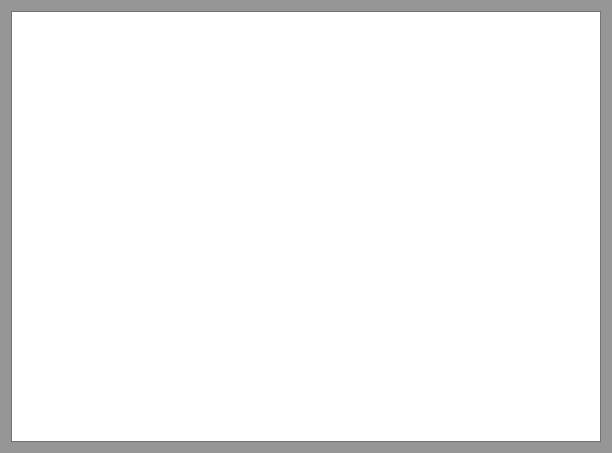
<?xml version="1.0" encoding="UTF-8"?>
<ui version="4.0">
 <class>OknoWyswietleniaSciezki</class>
 <widget class="QDialog" name="OknoWyswietleniaSciezki">
  <property name="geometry">
   <rect>
    <x>0</x>
    <y>0</y>
    <width>612</width>
    <height>453</height>
   </rect>
  </property>
  <property name="palette">
   <palette>
    <active>
     <colorrole role="WindowText">
      <brush brushstyle="SolidPattern">
       <color alpha="255">
        <red>0</red>
        <green>0</green>
        <blue>0</blue>
       </color>
      </brush>
     </colorrole>
     <colorrole role="Button">
      <brush brushstyle="SolidPattern">
       <color alpha="255">
        <red>150</red>
        <green>150</green>
        <blue>150</blue>
       </color>
      </brush>
     </colorrole>
     <colorrole role="Light">
      <brush brushstyle="SolidPattern">
       <color alpha="255">
        <red>225</red>
        <green>225</green>
        <blue>225</blue>
       </color>
      </brush>
     </colorrole>
     <colorrole role="Midlight">
      <brush brushstyle="SolidPattern">
       <color alpha="255">
        <red>187</red>
        <green>187</green>
        <blue>187</blue>
       </color>
      </brush>
     </colorrole>
     <colorrole role="Dark">
      <brush brushstyle="SolidPattern">
       <color alpha="255">
        <red>75</red>
        <green>75</green>
        <blue>75</blue>
       </color>
      </brush>
     </colorrole>
     <colorrole role="Mid">
      <brush brushstyle="SolidPattern">
       <color alpha="255">
        <red>100</red>
        <green>100</green>
        <blue>100</blue>
       </color>
      </brush>
     </colorrole>
     <colorrole role="Text">
      <brush brushstyle="SolidPattern">
       <color alpha="255">
        <red>0</red>
        <green>0</green>
        <blue>0</blue>
       </color>
      </brush>
     </colorrole>
     <colorrole role="BrightText">
      <brush brushstyle="SolidPattern">
       <color alpha="255">
        <red>255</red>
        <green>255</green>
        <blue>255</blue>
       </color>
      </brush>
     </colorrole>
     <colorrole role="ButtonText">
      <brush brushstyle="SolidPattern">
       <color alpha="255">
        <red>0</red>
        <green>0</green>
        <blue>0</blue>
       </color>
      </brush>
     </colorrole>
     <colorrole role="Base">
      <brush brushstyle="SolidPattern">
       <color alpha="255">
        <red>255</red>
        <green>255</green>
        <blue>255</blue>
       </color>
      </brush>
     </colorrole>
     <colorrole role="Window">
      <brush brushstyle="SolidPattern">
       <color alpha="255">
        <red>150</red>
        <green>150</green>
        <blue>150</blue>
       </color>
      </brush>
     </colorrole>
     <colorrole role="Shadow">
      <brush brushstyle="SolidPattern">
       <color alpha="255">
        <red>0</red>
        <green>0</green>
        <blue>0</blue>
       </color>
      </brush>
     </colorrole>
     <colorrole role="AlternateBase">
      <brush brushstyle="SolidPattern">
       <color alpha="255">
        <red>202</red>
        <green>202</green>
        <blue>202</blue>
       </color>
      </brush>
     </colorrole>
     <colorrole role="ToolTipBase">
      <brush brushstyle="SolidPattern">
       <color alpha="255">
        <red>255</red>
        <green>255</green>
        <blue>220</blue>
       </color>
      </brush>
     </colorrole>
     <colorrole role="ToolTipText">
      <brush brushstyle="SolidPattern">
       <color alpha="255">
        <red>0</red>
        <green>0</green>
        <blue>0</blue>
       </color>
      </brush>
     </colorrole>
    </active>
    <inactive>
     <colorrole role="WindowText">
      <brush brushstyle="SolidPattern">
       <color alpha="255">
        <red>0</red>
        <green>0</green>
        <blue>0</blue>
       </color>
      </brush>
     </colorrole>
     <colorrole role="Button">
      <brush brushstyle="SolidPattern">
       <color alpha="255">
        <red>150</red>
        <green>150</green>
        <blue>150</blue>
       </color>
      </brush>
     </colorrole>
     <colorrole role="Light">
      <brush brushstyle="SolidPattern">
       <color alpha="255">
        <red>225</red>
        <green>225</green>
        <blue>225</blue>
       </color>
      </brush>
     </colorrole>
     <colorrole role="Midlight">
      <brush brushstyle="SolidPattern">
       <color alpha="255">
        <red>187</red>
        <green>187</green>
        <blue>187</blue>
       </color>
      </brush>
     </colorrole>
     <colorrole role="Dark">
      <brush brushstyle="SolidPattern">
       <color alpha="255">
        <red>75</red>
        <green>75</green>
        <blue>75</blue>
       </color>
      </brush>
     </colorrole>
     <colorrole role="Mid">
      <brush brushstyle="SolidPattern">
       <color alpha="255">
        <red>100</red>
        <green>100</green>
        <blue>100</blue>
       </color>
      </brush>
     </colorrole>
     <colorrole role="Text">
      <brush brushstyle="SolidPattern">
       <color alpha="255">
        <red>0</red>
        <green>0</green>
        <blue>0</blue>
       </color>
      </brush>
     </colorrole>
     <colorrole role="BrightText">
      <brush brushstyle="SolidPattern">
       <color alpha="255">
        <red>255</red>
        <green>255</green>
        <blue>255</blue>
       </color>
      </brush>
     </colorrole>
     <colorrole role="ButtonText">
      <brush brushstyle="SolidPattern">
       <color alpha="255">
        <red>0</red>
        <green>0</green>
        <blue>0</blue>
       </color>
      </brush>
     </colorrole>
     <colorrole role="Base">
      <brush brushstyle="SolidPattern">
       <color alpha="255">
        <red>255</red>
        <green>255</green>
        <blue>255</blue>
       </color>
      </brush>
     </colorrole>
     <colorrole role="Window">
      <brush brushstyle="SolidPattern">
       <color alpha="255">
        <red>150</red>
        <green>150</green>
        <blue>150</blue>
       </color>
      </brush>
     </colorrole>
     <colorrole role="Shadow">
      <brush brushstyle="SolidPattern">
       <color alpha="255">
        <red>0</red>
        <green>0</green>
        <blue>0</blue>
       </color>
      </brush>
     </colorrole>
     <colorrole role="AlternateBase">
      <brush brushstyle="SolidPattern">
       <color alpha="255">
        <red>202</red>
        <green>202</green>
        <blue>202</blue>
       </color>
      </brush>
     </colorrole>
     <colorrole role="ToolTipBase">
      <brush brushstyle="SolidPattern">
       <color alpha="255">
        <red>255</red>
        <green>255</green>
        <blue>220</blue>
       </color>
      </brush>
     </colorrole>
     <colorrole role="ToolTipText">
      <brush brushstyle="SolidPattern">
       <color alpha="255">
        <red>0</red>
        <green>0</green>
        <blue>0</blue>
       </color>
      </brush>
     </colorrole>
    </inactive>
    <disabled>
     <colorrole role="WindowText">
      <brush brushstyle="SolidPattern">
       <color alpha="255">
        <red>75</red>
        <green>75</green>
        <blue>75</blue>
       </color>
      </brush>
     </colorrole>
     <colorrole role="Button">
      <brush brushstyle="SolidPattern">
       <color alpha="255">
        <red>150</red>
        <green>150</green>
        <blue>150</blue>
       </color>
      </brush>
     </colorrole>
     <colorrole role="Light">
      <brush brushstyle="SolidPattern">
       <color alpha="255">
        <red>225</red>
        <green>225</green>
        <blue>225</blue>
       </color>
      </brush>
     </colorrole>
     <colorrole role="Midlight">
      <brush brushstyle="SolidPattern">
       <color alpha="255">
        <red>187</red>
        <green>187</green>
        <blue>187</blue>
       </color>
      </brush>
     </colorrole>
     <colorrole role="Dark">
      <brush brushstyle="SolidPattern">
       <color alpha="255">
        <red>75</red>
        <green>75</green>
        <blue>75</blue>
       </color>
      </brush>
     </colorrole>
     <colorrole role="Mid">
      <brush brushstyle="SolidPattern">
       <color alpha="255">
        <red>100</red>
        <green>100</green>
        <blue>100</blue>
       </color>
      </brush>
     </colorrole>
     <colorrole role="Text">
      <brush brushstyle="SolidPattern">
       <color alpha="255">
        <red>75</red>
        <green>75</green>
        <blue>75</blue>
       </color>
      </brush>
     </colorrole>
     <colorrole role="BrightText">
      <brush brushstyle="SolidPattern">
       <color alpha="255">
        <red>255</red>
        <green>255</green>
        <blue>255</blue>
       </color>
      </brush>
     </colorrole>
     <colorrole role="ButtonText">
      <brush brushstyle="SolidPattern">
       <color alpha="255">
        <red>75</red>
        <green>75</green>
        <blue>75</blue>
       </color>
      </brush>
     </colorrole>
     <colorrole role="Base">
      <brush brushstyle="SolidPattern">
       <color alpha="255">
        <red>150</red>
        <green>150</green>
        <blue>150</blue>
       </color>
      </brush>
     </colorrole>
     <colorrole role="Window">
      <brush brushstyle="SolidPattern">
       <color alpha="255">
        <red>150</red>
        <green>150</green>
        <blue>150</blue>
       </color>
      </brush>
     </colorrole>
     <colorrole role="Shadow">
      <brush brushstyle="SolidPattern">
       <color alpha="255">
        <red>0</red>
        <green>0</green>
        <blue>0</blue>
       </color>
      </brush>
     </colorrole>
     <colorrole role="AlternateBase">
      <brush brushstyle="SolidPattern">
       <color alpha="255">
        <red>150</red>
        <green>150</green>
        <blue>150</blue>
       </color>
      </brush>
     </colorrole>
     <colorrole role="ToolTipBase">
      <brush brushstyle="SolidPattern">
       <color alpha="255">
        <red>255</red>
        <green>255</green>
        <blue>220</blue>
       </color>
      </brush>
     </colorrole>
     <colorrole role="ToolTipText">
      <brush brushstyle="SolidPattern">
       <color alpha="255">
        <red>0</red>
        <green>0</green>
        <blue>0</blue>
       </color>
      </brush>
     </colorrole>
    </disabled>
   </palette>
  </property>
  <property name="windowTitle">
   <string>Najkrótsza ścieżka</string>
  </property>
  <layout class="QVBoxLayout" name="verticalLayout">
   <item>
    <widget class="QTextBrowser" name="tbNajkrotszaSciezka">
     <property name="font">
      <font>
       <family>Lucida Console</family>
      </font>
     </property>
     <property name="lineWrapMode">
      <enum>QTextEdit::NoWrap</enum>
     </property>
    </widget>
   </item>
  </layout>
 </widget>
 <resources/>
 <connections/>
</ui>
